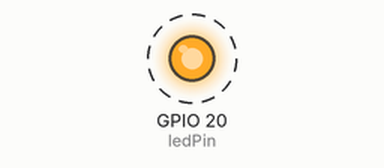
Recording of a program running on a simulated Raspberry Pi (BCM pin numbers). On the bench: output pins drawn as LEDs (lit = HIGH). Dashed ring = blinking.

Above: at 0.5 s.
Timing chart, 0 to 4.6 s (numbered marks = the images above):
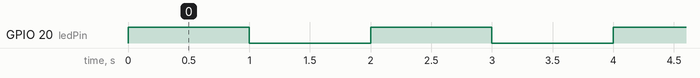

The program:

led.py
```python
try:
    import RPi.GPIO as GPIO
except RuntimeError:
    print("Error importing RPi.GPIO!  This is probably because you need superuser privileges.  You can achieve this by using 'sudo' to run your script")
import time

GPIO.setmode(GPIO.BCM) #Using the GPIO naming convention

ledPin = 20
GPIO.setup(ledPin, GPIO.OUT) #GPIO 2, Pin 03

def main():
    ledState = False
    try:
        while True:
            if (not ledState):
                GPIO.output(ledPin, GPIO.HIGH)
                ledState = True
            else:
                GPIO.output(ledPin,GPIO.LOW)
                ledState = False
            time.sleep(1)
    except KeyboardInterrupt:
        GPIO.cleanup()
if __name__ == "__main__":
    main()
```

Measured:
- by itself, GPIO 20 (ledPin): alternates HIGH for 1.0 s and LOW for 1.0 s
